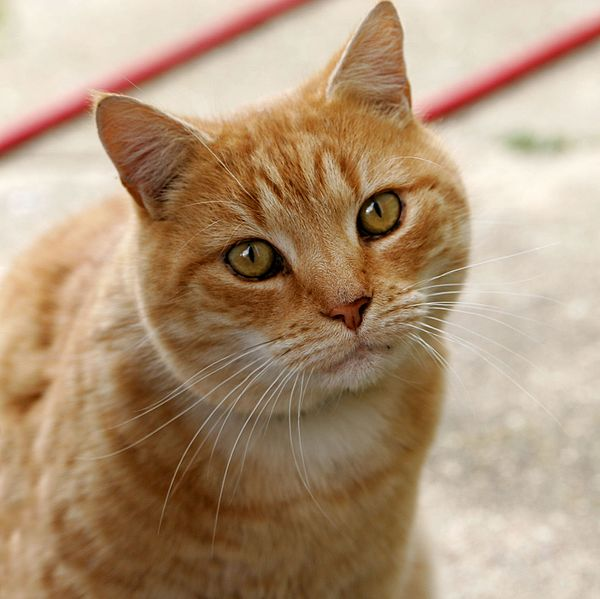
#> input picture imagen1.jpg, 600 x 599 px
$ python main.py
#> lines starting #> are read from the running program, lines starting #| are printed output that depends on the picture
import cv2

if __name__ == '__main__':
    img = cv2.imread("imagen1.jpg")
#> img is the input picture: shape (599, 600, 3); mean B, G, R 120.7, 148.8, 175.9
    gray = cv2.cvtColor(img,cv2.COLOR_BGR2GRAY)
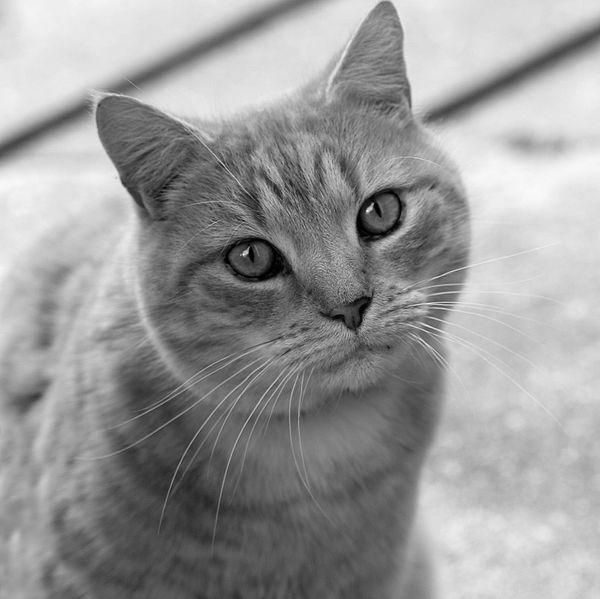
#> gray: shape (599, 600); min 0, max 253, mean 153.7

    invert = cv2.bitwise_not(gray)
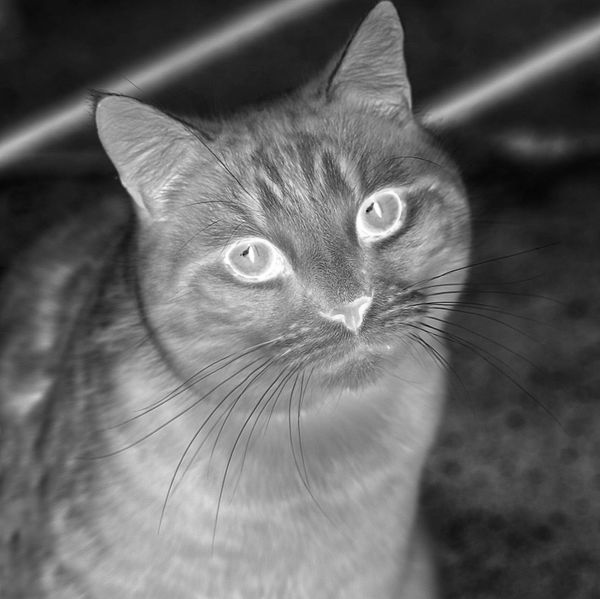
#> invert: shape (599, 600); min 2, max 255, mean 101.3
    blur = cv2.GaussianBlur(invert,(21,21),100)
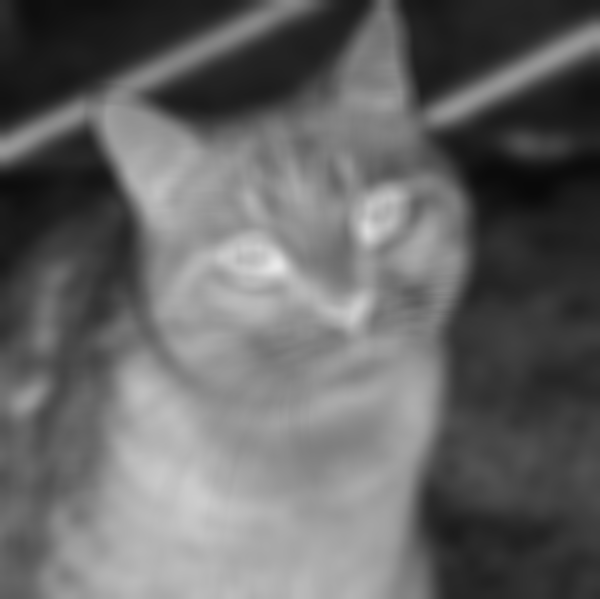
#> blur: shape (599, 600); min 9, max 233, mean 101.3
    invertblur = cv2.bitwise_not(blur)
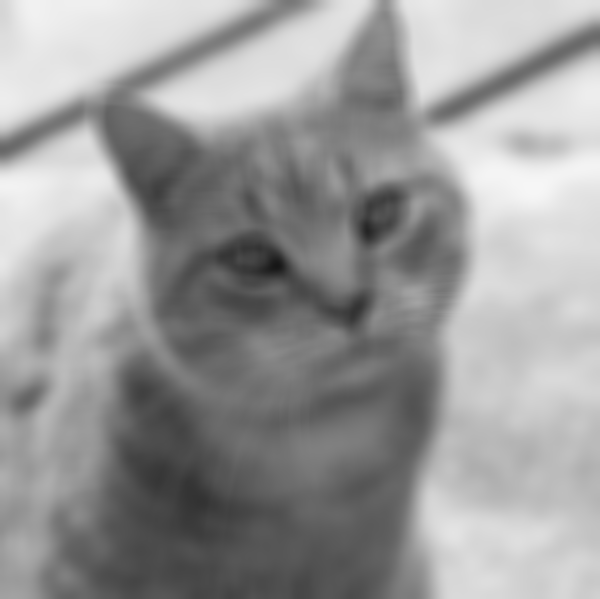
#> invertblur: shape (599, 600); min 22, max 246, mean 153.7
    sketch = cv2.divide(gray,invertblur,scale=256.0)
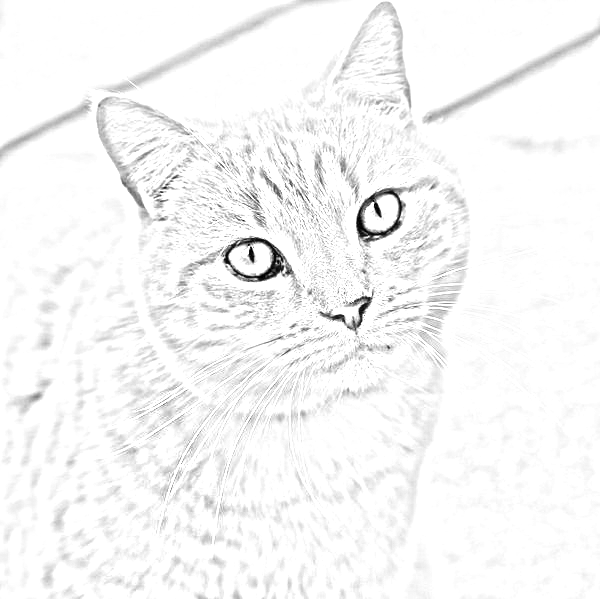
#> sketch: shape (599, 600); min 0, max 255, mean 246.4

    cv2.imwrite("imagen2.png",sketch)
